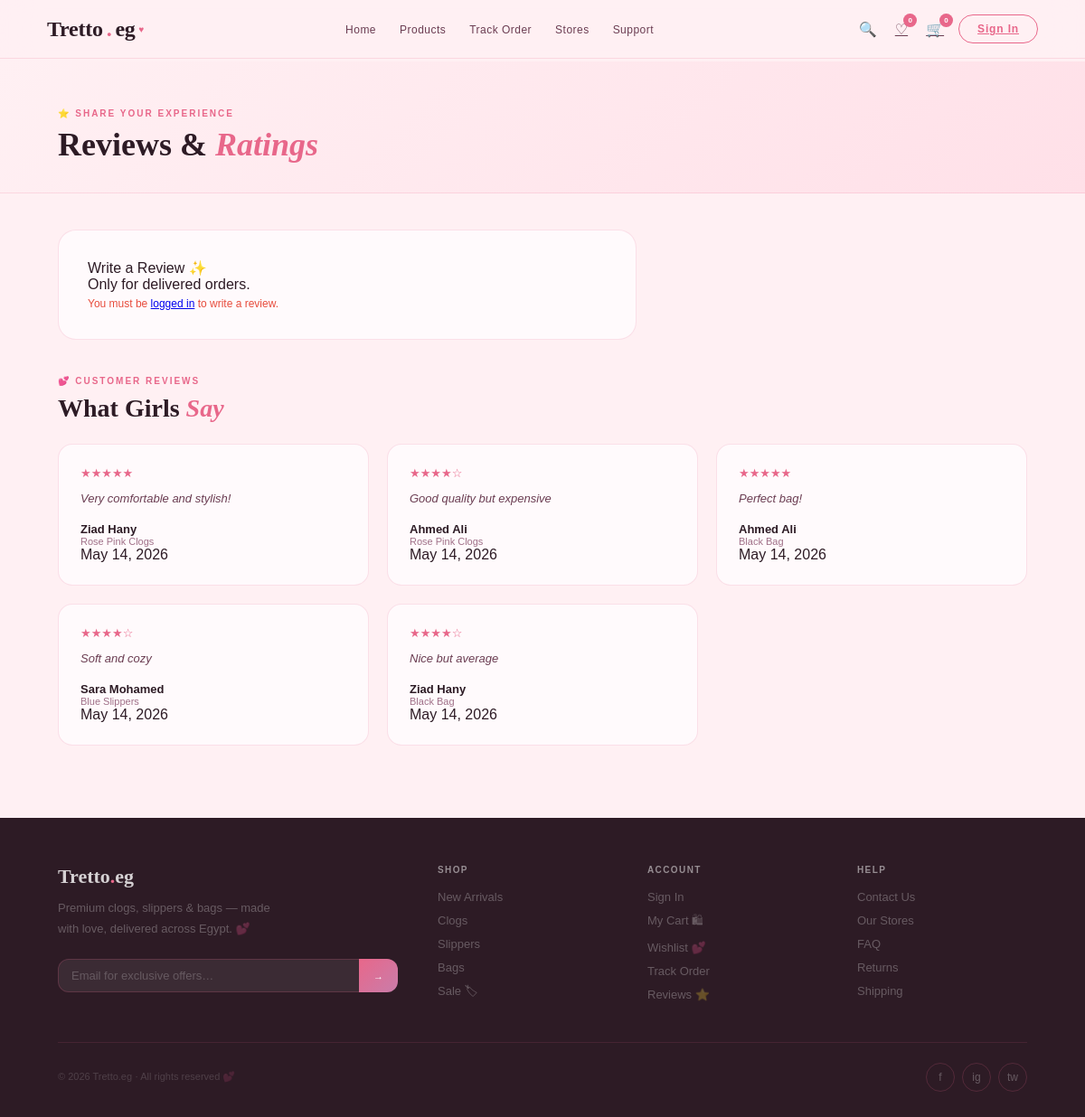
Screenshot of /MVC/View/GUI/reviews.php with the database file from the repository.
### tables this page shows
CREATE TABLE Review (
    review_ID INT PRIMARY KEY AUTO_INCREMENT,
    prod_ID INT NOT NULL,
    userID INT NOT NULL,
    rating DECIMAL
    (3,2),
    comment TEXT,
    reviewDate TIMESTAMP DEFAULT CURRENT_TIMESTAMP,
    helpful_count INT DEFAULT 0,

    FOREIGN KEY
    (prod_ID) REFERENCES product
    (PID) ON
    DELETE CASCADE,
    FOREIGN KEY (userID)
    REFERENCES users
    (userID) ON
    DELETE CASCADE
);

CREATE TABLE users (
    userID INT PRIMARY KEY AUTO_INCREMENT,
    name VARCHAR
(255),
    email VARCHAR
(100) UNIQUE,
    phone VARCHAR
(20),
    password VARCHAR
(255),
    address VARCHAR
(255),
    city VARCHAR
(100),
    country VARCHAR
(100),
    role ENUM
('user','admin') DEFAULT 'user',
    registrationDate TIMESTAMP DEFAULT CURRENT_TIMESTAMP
);

CREATE TABLE product (
    PID INT PRIMARY KEY AUTO_INCREMENT,
    name VARCHAR
(255),
    price DECIMAL
(10,2),
    descriptions TEXT,
    category VARCHAR
(100),
    Number_Of_Sells INT DEFAULT 0,
    created_at TIMESTAMP DEFAULT CURRENT_TIMESTAMP,
    BranchID INT,

    FOREIGN KEY
(BranchID)
    REFERENCES StoreLocation
(BranchID)
    ON
DELETE
SET NULL
);

### MVC/Model/reviews.php (called while the page is built, shortened)
<?php
class ReviewModel
{
    private $conn;
    public function __construct($conn)
    {
        $this->conn = $conn;
    }
    public function getAllReviews()
    {
        $result = $this->conn->query("
            SELECT
                r.review_ID,
                r.rating,
                r.comment,
                r.reviewDate,
                r.helpful_count,
                u.name AS user_name,
                p.name AS product_name
            FROM review r
            LEFT JOIN users u ON r.userID = u.userID
            LEFT JOIN product p ON r.prod_ID = p.PID
            ORDER BY r.reviewDate DESC
        ");
        $reviews = [];
        if ($result) {
            while ($row = $result->fetch_assoc()) {
                $reviews[] = $row;
            }
        }
        return $reviews;
    }
}
?>

### MVC/View/GUI/reviews.php (the view, shortened to what this page needs)
<?php
require_once __DIR__ . "/../../../db.php";
require_once __DIR__ . "/../../Model/reviews.php";
$model = new ReviewModel($conn);
$reviews = $model->getAllReviews();
$userID = isset($_SESSION['userID']) ? (int) $_SESSION['userID'] : 0;
$products = $model->getAllProducts($userID);
?>
<!DOCTYPE html>
<html lang="en">
<head>
    <link rel="stylesheet" href="../css/navbar.css">
    <link rel="stylesheet" href="../css/main.css">
    <link rel="stylesheet" href="../css/reviews.css">
</head>
<body>
    <?php include 'component/navbar.php'; ?>
    <div class="page" id="page-reviews">
        <div class="page-header">
            <div class="sec-tag">⭐ Share Your Experience</div>
            <h1 class="sec-title">Reviews & <em>Ratings</em></h1>
        </div>
        <div class="page-wrap">
            <div class="review-form-box">
                <div class="form-heading">Write a Review ✨</div>
                <div class="form-subheading">Only for delivered orders.</div>
                <?php if (!isset($_SESSION['userID'])): ?>
                    <div class="error-msg" style="display:block;">
                        You must be <a href="/Tretto.eg--System/MVC/View/GUI/login.php">logged in</a> to write a review.
                    </div>
                <?php elseif (empty($products)): ?>
                    <div class="error-msg" style="display:block;">
                        You have no delivered orders to review yet.
                    </div>
                <?php endif; ?>
            </div>
            <div style="margin-top:40px;">
                <div class="sec-tag">💕 Customer Reviews</div>
                <h2 class="sec-title" style="font-size:28px; margin-bottom:24px;">
                    What Girls <em>Say</em>
                </h2>
            </div>
            <div class="reviews-list" id="reviews-list">
                <?php if (!empty($reviews)): ?>
                    <?php foreach ($reviews as $row): ?>
                        <div class="rev-card">
                            <div class="rev-stars">
                                <?php
                                $stars = (int) round((float) $row['rating']);
                                echo str_repeat('★', $stars) . str_repeat('☆', 5 - $stars);
                                ?>
                            </div>
                            <p class="rev-text">
                                <?= $row['comment'] ?>
                            </p>
                            <div class="rev-name">
                                <?= $row['user_name'] ?? 'Anonymous' ?>
                            </div>
                            <div class="rev-prod">
                                <?= $row['product_name'] ?? 'Unknown Product' ?>
                            </div>
                            <div class="rev-date">
                                <?= date('M j, Y', strtotime($row['reviewDate'])) ?>
                            </div>
                        </div>
                    <?php endforeach; ?>
                <?php else: ?>
                    <p>No reviews yet. Be the first to share your experience!</p>
                <?php endif; ?>
            </div>
        </div>
    </div>
    <?php include 'component/footer.php'; ?>
</body>
</html>

### MVC/View/css/main.css (style rules this page uses)
*, *::before, *::after { box-sizing: border-box; margin: 0; padding: 0 }
:root { --blush: #FFF0F3; --blush2: #FFE0E8; --blush3: #FFD6E2; --rose: #E8678A; --rose-d: #C44A6D; --rose-l: #F5A0BB; --mauve: #C97DAA; --mauve-l: #E8C3D8; --nude: #F9EEE8; --nude2: #F0DDD4; --gold: #D4A8B0; --gold-a: #C9998A; --dark: #2D1B25; --mid: #6B3D52; --muted: #A07088; --white: #FFFAFC; --border: rgba(232, 103, 138, .18); --shadow: 0 8px 40px rgba(45, 27, 37, .1); }
html { scroll-behavior: smooth }
body { font-family: 'DM Sans', sans-serif; background: var(--blush); color: var(--dark); overflow-x: hidden; min-height: 100vh }
.page { padding-top: 68px; min-height: 100vh; animation: fadeIn .35s ease; position: relative; z-index: 1 }
.error-msg { font-size: 12px; color: #e74c3c; margin-top: 5px; font-weight: 500; display: none }
.sec-tag { font-size: 10px; letter-spacing: .2em; text-transform: uppercase; color: var(--rose); margin-bottom: 10px; font-weight: 700 }
.sec-title { font-family: 'Playfair Display', serif; font-size: clamp(28px, 3vw, 44px); font-weight: 700; line-height: 1.1; color: var(--dark) }
.sec-title em { font-style: italic; color: var(--rose) }
.page-header { padding: 52px 64px 32px; border-bottom: 1px solid var(--border); background: linear-gradient(135deg, var(--blush) 0%, var(--blush2) 100%) }
.page-wrap { padding: 40px 64px 80px }

### MVC/View/css/reviews.css (style rules this page uses)
.review-form-box { background: var(--white); border: 1.5px solid var(--border); padding: 32px; max-width: 640px; margin-bottom: 40px; border-radius: 20px }
.reviews-list { display: grid; grid-template-columns: repeat(3, 1fr); gap: 20px }
.rev-card { background: var(--white); padding: 24px; border: 1.5px solid var(--border); border-radius: 16px }
.rev-stars { font-size: 13px; color: var(--rose); margin-bottom: 10px }
.rev-text { font-size: 13px; line-height: 1.75; color: var(--mid); font-weight: 300; margin-bottom: 14px; font-style: italic }
.rev-name { font-size: 13px; font-weight: 700; color: var(--dark) }
.rev-prod { font-size: 11px; color: var(--muted) }

### rows the page displays
review: rating "★★★★★", comment "Very comfortable and stylish!", userID.name "Ziad Hany", prod_ID.name "Rose Pink Clogs", reviewDate "May 14, 2026"
review: rating "★★★★", rating "☆", comment "Good quality but expensive", userID.name "Ahmed Ali", prod_ID.name "Rose Pink Clogs", reviewDate "May 14, 2026"
review: rating "★★★★★", comment "Perfect bag!", userID.name "Ahmed Ali", prod_ID.name "Black Bag", reviewDate "May 14, 2026"
review: rating "★★★★", rating "☆", comment "Soft and cozy", userID.name "Sara Mohamed", prod_ID.name "Blue Slippers", reviewDate "May 14, 2026"
review: rating "★★★★", rating "☆", comment "Nice but average", userID.name "Ziad Hany", prod_ID.name "Black Bag", reviewDate "May 14, 2026"

### other values shown
$favCount "0"
